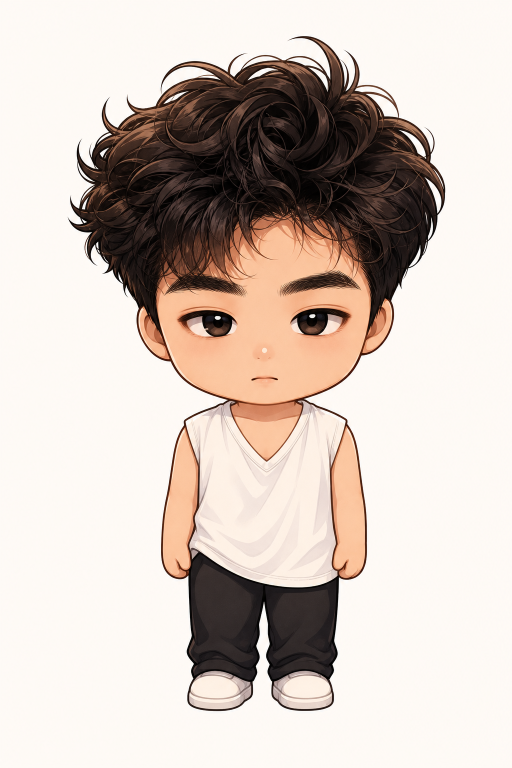
#> input picture assets/original-cartoon.png, 1024 x 1536 px (shown at 1/2 size)
$ python prepare_assets.py
#> lines starting #> are read from the running program, lines starting #| are printed output that depends on the picture; after the words box and inside, x2 and y2 are one past the last pixel; in counts of white or black regions, pixels touching at a corner belong together
from __future__ import annotations

from collections import deque
from pathlib import Path

from PIL import Image, ImageDraw, ImageFilter, ImageOps


ROOT = Path(__file__).resolve().parents[1]
ASSETS = ROOT / "assets"
SOURCE = ASSETS / "original-cartoon.png"
PET = ASSETS / "pet.png"
PET_BLINK_25 = ASSETS / "pet-blink-25.png"
PET_HALF_BLINK = ASSETS / "pet-blink-half.png"
PET_BLINK_75 = ASSETS / "pet-blink-75.png"
PET_BLINK = ASSETS / "pet-blink.png"
PET_HAPPY = ASSETS / "pet-happy.png"
PET_SLEEPY = ASSETS / "pet-sleepy.png"
PET_WRONGED = ASSETS / "pet-wronged.png"
PET_SURPRISED = ASSETS / "pet-surprised.png"
TARGET_HEIGHT = 1080


def _connected_background_mask(image: Image.Image) -> Image.Image:
    """Build a mask for the off-white background connected to the image edge."""
    rgb = image.convert("RGB")
    width, height = rgb.size
    pixels = rgb.load()
    corners = [pixels[0, 0], pixels[width - 1, 0], pixels[0, height - 1], pixels[width - 1, height - 1]]
    bg = tuple(sum(channel) // len(corners) for channel in zip(*corners))
    threshold = 52

    visited = bytearray(width * height)
    queue: deque[tuple[int, int]] = deque()

    def enqueue(x: int, y: int) -> None:
        idx = y * width + x
        if not visited[idx]:
            visited[idx] = 1
            queue.append((x, y))

    for x in range(width):
        enqueue(x, 0)
        enqueue(x, height - 1)
    for y in range(height):
        enqueue(0, y)
        enqueue(width - 1, y)

    while queue:
        x, y = queue.popleft()
        r, g, b = pixels[x, y]
        distance = abs(r - bg[0]) + abs(g - bg[1]) + abs(b - bg[2])
        if distance > threshold:
            continue
        for nx, ny in ((x + 1, y), (x - 1, y), (x, y + 1), (x, y - 1)):
            if 0 <= nx < width and 0 <= ny < height:
                enqueue(nx, ny)

    mask = Image.new("L", (width, height), 0)
    mask.putdata(visited)
    return mask.point(lambda value: 255 if value else 0)


def _crop_subject(image: Image.Image, alpha: Image.Image) -> Image.Image:
    subject_mask = ImageOps.invert(alpha).filter(ImageFilter.MaxFilter(9))
    bbox = subject_mask.getbbox()
    if not bbox:
        raise RuntimeError("Could not find the character silhouette.")

    pad = 36
    left = max(0, bbox[0] - pad)
    top = max(0, bbox[1] - pad)
    right = min(image.width, bbox[2] + pad)
    bottom = min(image.height, bbox[3] + pad)
    return image.crop((left, top, right, bottom))


def _remove_background() -> Image.Image:
    image = Image.open(SOURCE).convert("RGBA")
    background = _connected_background_mask(image)

    # Slightly contract and feather the edge so the warm off-white background
    # does not leave a visible halo around hair strands and shoes.
    background = background.filter(ImageFilter.MaxFilter(5))
    subject_alpha = ImageOps.invert(background).filter(ImageFilter.GaussianBlur(1.0))

    transparent = image.copy()
    transparent.putalpha(subject_alpha)
    cropped = _crop_subject(transparent, background)

    target_height = TARGET_HEIGHT
    ratio = target_height / cropped.height
    target_width = max(1, int(cropped.width * ratio))
    resized = cropped.resize((target_width, target_height), Image.Resampling.LANCZOS)

    alpha = resized.getchannel("A")
    sharpened = resized.convert("RGB").filter(ImageFilter.UnsharpMask(radius=1.1, percent=70, threshold=3))
    return Image.merge("RGBA", (*sharpened.split(), alpha))


def _average_color(image: Image.Image, points: tuple[tuple[int, int], ...]) -> tuple[int, int, int, int]:
    pixels = image.load()
    colors = [pixels[x, y] for x, y in points]
    return tuple(sum(channel) // len(colors) for channel in zip(*colors))


def _eye_boxes(width: int, height: int) -> tuple[tuple[int, int, int, int], tuple[int, int, int, int]]:
    return (
        (int(width * 0.285), int(height * 0.395), int(width * 0.455), int(height * 0.448)),
        (int(width * 0.545), int(height * 0.395), int(width * 0.715), int(height * 0.448)),
    )


def _soft_patch(image: Image.Image, box: tuple[int, int, int, int], color: tuple[int, int, int, int]) -> None:
    mask = Image.new("L", image.size, 0)
    mask_draw = ImageDraw.Draw(mask)
    mask_draw.rounded_rectangle(box, radius=(box[3] - box[1]) // 2, fill=255)
    mask = mask.filter(ImageFilter.GaussianBlur(0.6))

    patch = Image.new("RGBA", image.size, color)
    patch.putalpha(mask)
    image.alpha_composite(patch)


def _draw_curve(
    image: Image.Image,
    points: tuple[tuple[int, int], ...],
    color: tuple[int, int, int, int],
    width: int = 3,
) -> None:
    if len(points) == 3:
        start, control, end = points
        points = tuple(
            (
                int((1 - t) * (1 - t) * start[0] + 2 * (1 - t) * t * control[0] + t * t * end[0]),
                int((1 - t) * (1 - t) * start[1] + 2 * (1 - t) * t * control[1] + t * t * end[1]),
            )
            for t in [step / 22 for step in range(23)]
        )

    scale = 4
    layer = Image.new("RGBA", (image.width * scale, image.height * scale), (0, 0, 0, 0))
    draw = ImageDraw.Draw(layer)
    scaled = [(x * scale, y * scale) for x, y in points]
    draw.line(scaled, fill=color, width=width * scale, joint="curve")
    layer = layer.resize(image.size, Image.Resampling.LANCZOS)
    image.alpha_composite(layer)


def _make_blink_frame(pet: Image.Image, amount: float) -> Image.Image:
    width, height = pet.size

    skin = _average_color(
        pet,
        (
            (int(width * 0.30), int(height * 0.48)),
            (int(width * 0.50), int(height * 0.40)),
            (int(width * 0.70), int(height * 0.48)),
        ),
    )
    skin = (skin[0], skin[1], skin[2], 255)
    line = (58, 32, 25, 255)
    frame = pet.copy()

    for box in _eye_boxes(width, height):
        x1, y1, x2, y2 = box
        eye_height = y2 - y1
        eye_width = x2 - x1
        if amount >= 0.96:
            patch_box = (x1 - int(eye_width * 0.07), y1 - 2, x2 + int(eye_width * 0.07), y2 + 4)
            _soft_patch(frame, patch_box, skin)
            line_y = y1 + int(eye_height * 0.55)
            curve_depth = max(2, int(eye_height * 0.055))
            inset = int(eye_width * 0.28)
            _draw_curve(
                frame,
                ((x1 + inset, line_y), ((x1 + x2) // 2, line_y + curve_depth), (x2 - inset, line_y)),
                line,
                width=3,
            )
            continue

        cover_bottom = y1 + int(eye_height * (0.10 + 0.90 * amount))
        patch_box = (x1 - int(eye_width * 0.045), y1 - 1, x2 + int(eye_width * 0.045), cover_bottom + 2)
        _soft_patch(frame, patch_box, skin)

        edge_y = cover_bottom - int(eye_height * 0.03)
        curve_depth = max(1, int(eye_height * (0.018 + 0.038 * amount)))
        inset = int(eye_width * (0.10 + 0.08 * amount))
        edge = (112, 58, 43, int(80 + 80 * amount))
        _draw_curve(
            frame,
            ((x1 + inset, edge_y), ((x1 + x2) // 2, edge_y + curve_depth), (x2 - inset, edge_y)),
            edge,
            width=1 if amount < 0.62 else 2,
        )

    return frame


def _make_blink_frames(pet: Image.Image) -> tuple[Image.Image, Image.Image, Image.Image, Image.Image]:
    return (
        _make_blink_frame(pet, 0.16),
        _make_blink_frame(pet, 0.46),
        _make_blink_frame(pet, 0.74),
        _make_blink_frame(pet, 1.00),
    )


def _skin_color(pet: Image.Image) -> tuple[int, int, int, int]:
    width, height = pet.size
    skin = _average_color(
        pet,
        (
            (int(width * 0.36), int(height * 0.49)),
            (int(width * 0.50), int(height * 0.48)),
            (int(width * 0.64), int(height * 0.49)),
        ),
    )
    return (skin[0], skin[1], skin[2], 255)


def _mouth_box(width: int, height: int) -> tuple[int, int, int, int]:
    center_x = int(width * 0.50)
    center_y = int(height * 0.515)
    half_w = int(width * 0.082)
    half_h = int(height * 0.020)
    return center_x - half_w, center_y - half_h, center_x + half_w, center_y + half_h


def _replace_mouth(frame: Image.Image, skin: tuple[int, int, int, int]) -> tuple[int, int, int, int]:
    x1, y1, x2, y2 = _mouth_box(*frame.size)
    _soft_patch(frame, (x1, y1, x2, y2), skin)
    return x1, y1, x2, y2


def _draw_soft_cheeks(frame: Image.Image, color: tuple[int, int, int, int]) -> None:
    width, height = frame.size
    layer = Image.new("RGBA", frame.size, (0, 0, 0, 0))
    draw = ImageDraw.Draw(layer, "RGBA")
    cheek_w = int(width * 0.060)
    cheek_h = int(height * 0.016)
    y = int(height * 0.480)
    for x in (int(width * 0.335), int(width * 0.665)):
        draw.ellipse((x - cheek_w, y - cheek_h, x + cheek_w, y + cheek_h), fill=color)
    layer = layer.filter(ImageFilter.GaussianBlur(4.0))
    frame.alpha_composite(layer)


def _draw_small_oval_mouth(frame: Image.Image, box: tuple[int, int, int, int], line: tuple[int, int, int, int]) -> None:
    x1, y1, x2, y2 = box
    cx = (x1 + x2) // 2
    cy = (y1 + y2) // 2
    rx = max(5, (x2 - x1) // 14)
    ry = max(6, (y2 - y1) // 5)
    layer = Image.new("RGBA", frame.size, (0, 0, 0, 0))
    draw = ImageDraw.Draw(layer, "RGBA")
    draw.ellipse((cx - rx, cy - ry, cx + rx, cy + ry), fill=(69, 38, 33, 170))
    draw.ellipse((cx - rx + 2, cy - ry + 2, cx + rx - 2, cy + ry - 2), outline=(92, 50, 44, 70), width=1)
    frame.alpha_composite(layer)


def _make_expression_frame(pet: Image.Image, expression: str) -> Image.Image:
    width, height = pet.size
    skin = _skin_color(pet)
    line = (58, 32, 25, 255)

    if expression == "sleepy":
        frame = _make_blink_frame(pet, 0.50)
    elif expression == "wronged":
        frame = _make_blink_frame(pet, 0.24)
    else:
        frame = pet.copy()

    mouth = _replace_mouth(frame, skin)
    x1, y1, x2, y2 = mouth
    cx = (x1 + x2) // 2
    cy = (y1 + y2) // 2
    width_m = x2 - x1

    if expression == "happy":
        _draw_soft_cheeks(frame, (255, 143, 175, 34))
        _draw_curve(
            frame,
            (
                (cx - int(width_m * 0.25), cy - 2),
                (cx, cy + int(height * 0.014)),
                (cx + int(width_m * 0.25), cy - 2),
            ),
            line,
            width=2,
        )
    elif expression == "sleepy":
        _draw_curve(
            frame,
            (
                (cx - int(width_m * 0.22), cy),
                (cx, cy + int(height * 0.004)),
                (cx + int(width_m * 0.22), cy),
            ),
            (70, 39, 34, 230),
            width=2,
        )
    elif expression == "wronged":
        _draw_soft_cheeks(frame, (143, 164, 201, 30))
        _draw_curve(
            frame,
            (
                (cx - int(width_m * 0.17), cy + 3),
                (cx, cy - int(height * 0.006)),
                (cx + int(width_m * 0.17), cy + 3),
            ),
            line,
            width=2,
        )
    elif expression == "surprised":
        _draw_small_oval_mouth(frame, mouth, line)
    else:
        _draw_curve(
            frame,
            (
                (cx - int(width_m * 0.22), cy),
                (cx, cy + 1),
                (cx + int(width_m * 0.22), cy),
            ),
            line,
            width=2,
        )

    return frame


def main() -> None:
    ASSETS.mkdir(parents=True, exist_ok=True)
    pet = _remove_background()
#> in _connected_background_mask, rgb is the input picture: PIL image 1024x1536 RGB; mean R, G, B 209.9, 197.8, 189.7
#> in _connected_background_mask, `corners = [pixels[0, 0], pixels[width - 1, 0], pixels[0, height - 1], ..`: corners = [(253, 249, 243), (254, 250, 244), (253, 249, 244), (253, 247, 240)]
#> in _connected_background_mask, `bg = tuple(sum(channel) // len(corners) for channel in zip(*corners))`: bg = (253, 248, 242)
#> the loop in _connected_background_mask, `while queue:` made 997869 passes
#> (r, g, b, distance) on passes 1 to 3: (253, 249, 243, 2), (253, 249, 244, 3), (254, 250, 245, 6)
#> in _connected_background_mask, `mask = Image.new("L", (width, height), 0)`: mask: PIL image 1024x1536 L; every value is 0
#> in _connected_background_mask, `mask.putdata(visited)`:
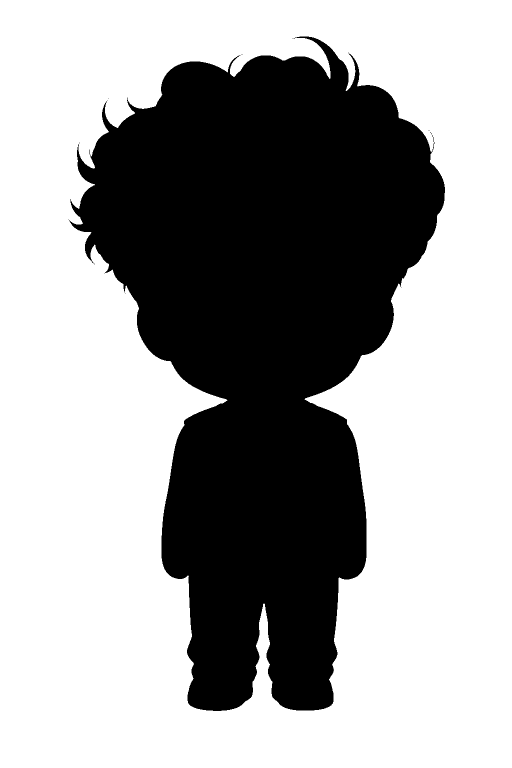
#> mask: PIL image 1024x1536 L (shown at 1/2 size); values 0 (black) and 1 (white), 63.4% white; 14 black regions (13 under 20 px), largest, box (x1, y1, x2, y2) and area: (138, 73, 890, 1422) 574977
#> in _remove_background, `background = background.filter(ImageFilter.MaxFilter(5))`: background: PIL image 1024x1536 L; 64.3% white; 2 black regions (1 under 20 px), largest, box (x1, y1, x2, y2) and area: (146, 76, 888, 1420) 562005
#> in _crop_subject, `subject_mask = ImageOps.invert(alpha).filter(ImageFilter.MaxFilter(9))`:
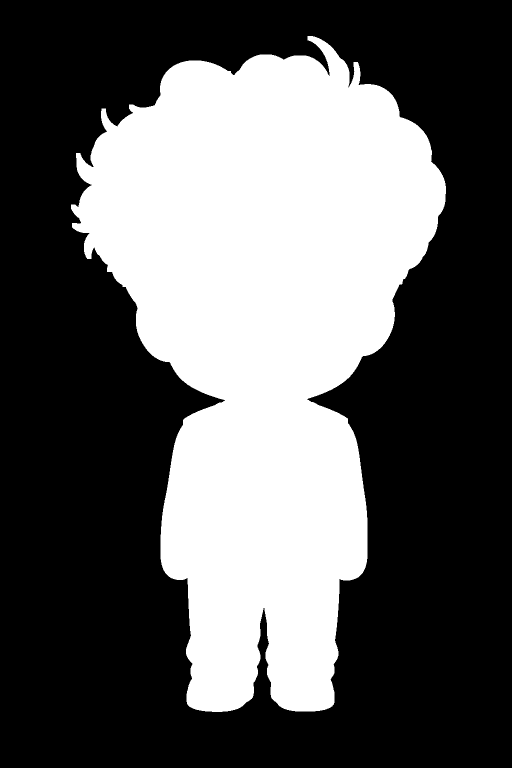
#> subject_mask: PIL image 1024x1536 L (shown at 1/2 size); 37.3% white; 1 white region, box (x1, y1, x2, y2) and area: (142, 72, 892, 1424) 586556
#> in _crop_subject, `bbox = subject_mask.getbbox()`: bbox = (142, 72, 892, 1424)
#> in _crop_subject, `left = max(0, bbox[0] - pad)`: left = 106
#> in _crop_subject, `top = max(0, bbox[1] - pad)`: top = 36
#> in _crop_subject, `right = min(image.width, bbox[2] + pad)`: right = 928
#> in _crop_subject, `bottom = min(image.height, bbox[3] + pad)`: bottom = 1460
#> in _remove_background, `resized = cropped.resize((target_width, target_height), Image.Resampli..`:
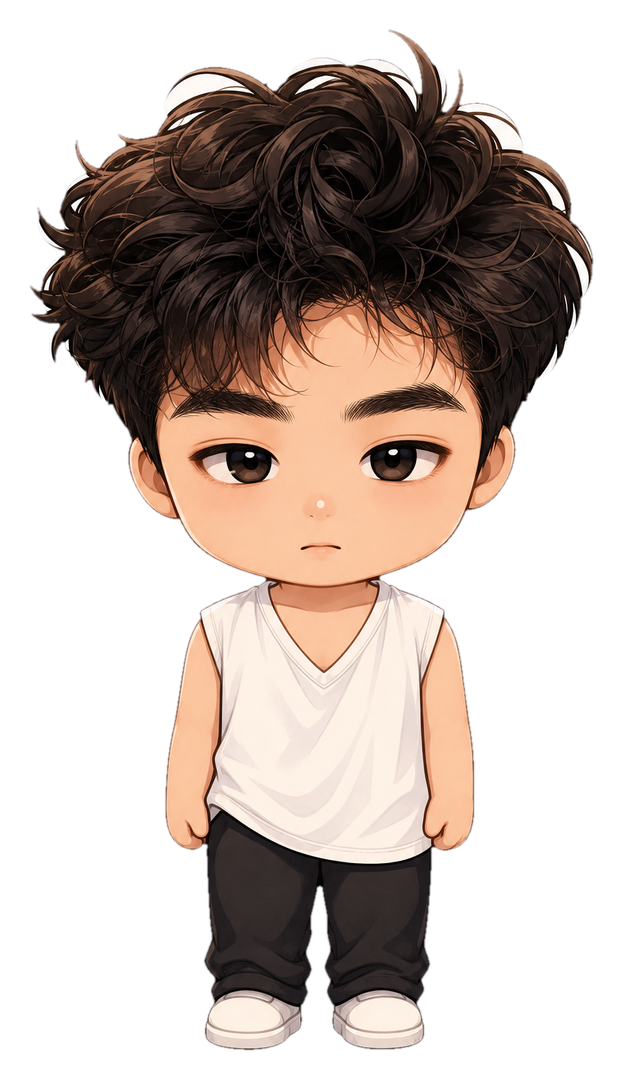
#> resized: PIL image 623x1080 RGBA; mean R, G, B, A 66.2, 53.6, 46.6, 122.4; transparent parts drawn white
#> in _remove_background, `alpha = resized.getchannel("A")`:
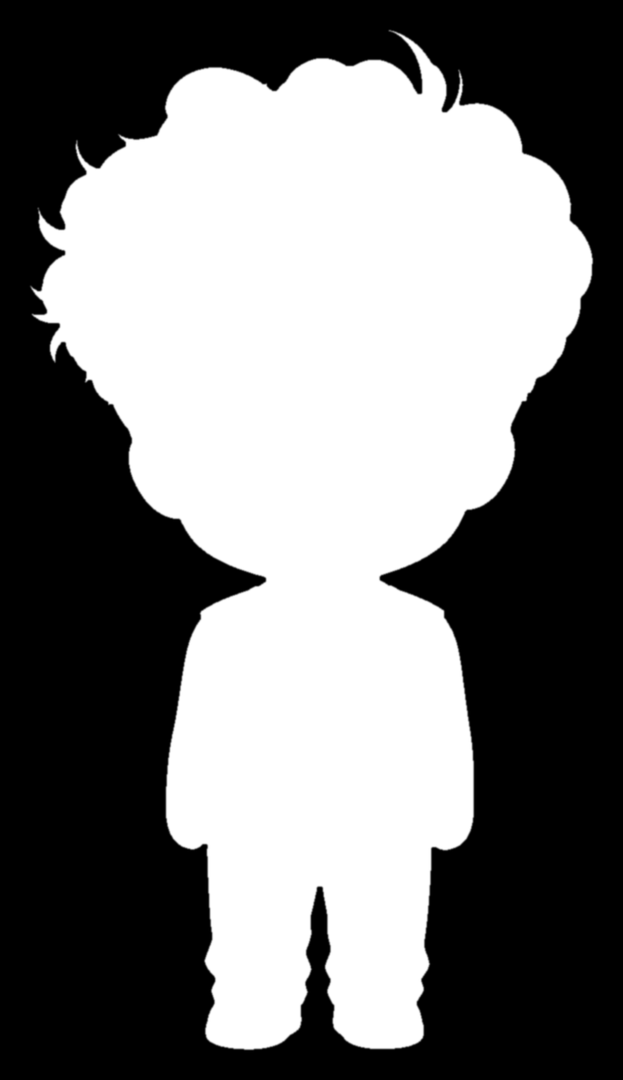
#> alpha: PIL image 623x1080 L; min 0, max 255, mean 122.4
#> in _remove_background, `sharpened = resized.convert("RGB").filter(ImageFilter.UnsharpMask(radi..`:
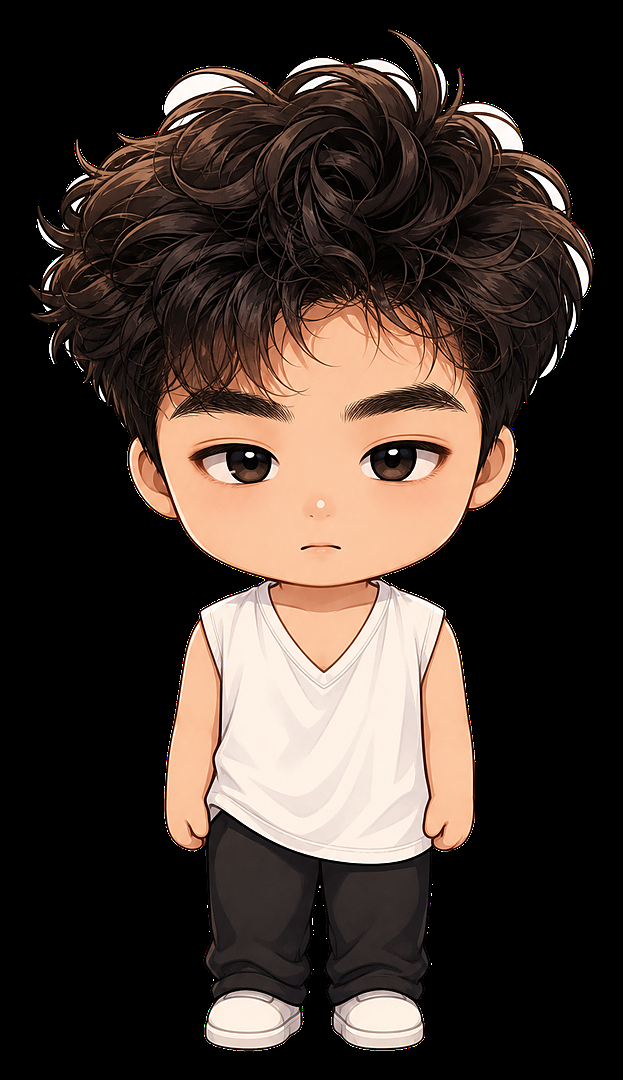
#> sharpened: PIL image 623x1080 RGB; mean R, G, B 66.3, 53.8, 46.8
    blink_25, half_blink, blink_75, blink = _make_blink_frames(pet)
#> in _average_color, `colors = [pixels[x, y] for x, y in points]`: colors = [(252, 197, 161, 255), (249, 196, 158, 255), (250, 195, 156, 255)]
#> in _make_blink_frame, `skin = _average_color( pet, ( (int(width * 0.30), int(height * 0.48)),..`: skin = (250, 196, 158, 255)
#> the loop in _make_blink_frame, `for box in _eye_boxes(width, height):` made 2 passes
#> pass 1, in _soft_patch, `patch = Image.new("RGBA", image.size, color)`:
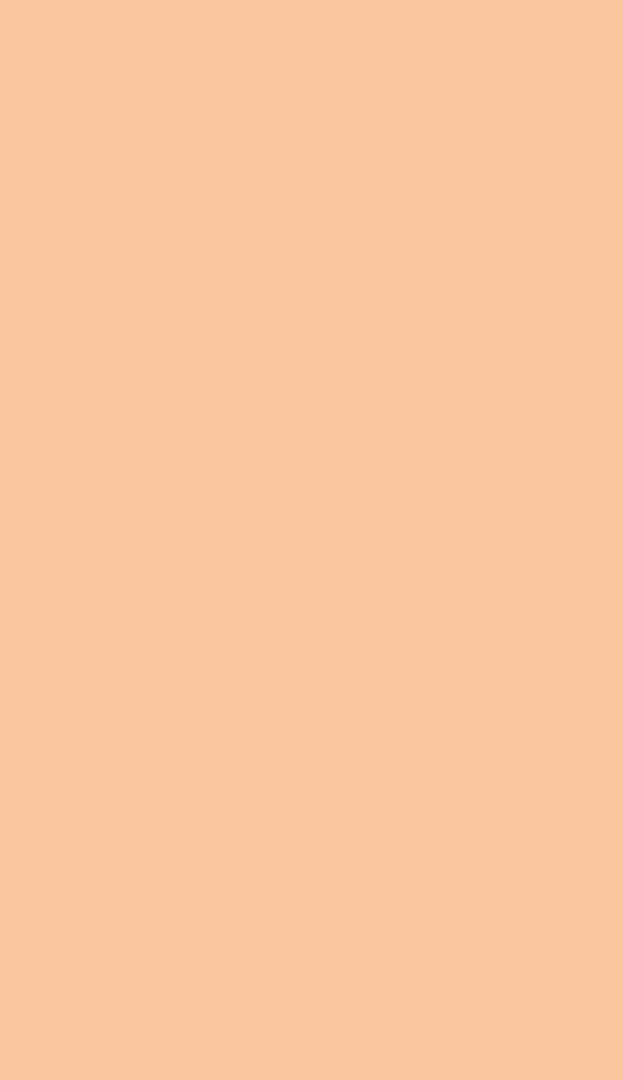
#> patch: PIL image 623x1080 RGBA; mean R, G, B, A 250, 196, 158, 255
#> the loop in _make_blink_frame (call 2), `for box in _eye_boxes(width, height):` made 2 passes
#> box on passes 1 to 2: (177, 426, 283, 483), (339, 426, 445, 483)
#> the loop in _make_blink_frame (call 3), `for box in _eye_boxes(width, height):` made 2 passes
#> pass 1, in _draw_curve (call 5), `layer = layer.resize(image.size, Image.Resampling.LANCZOS)`:
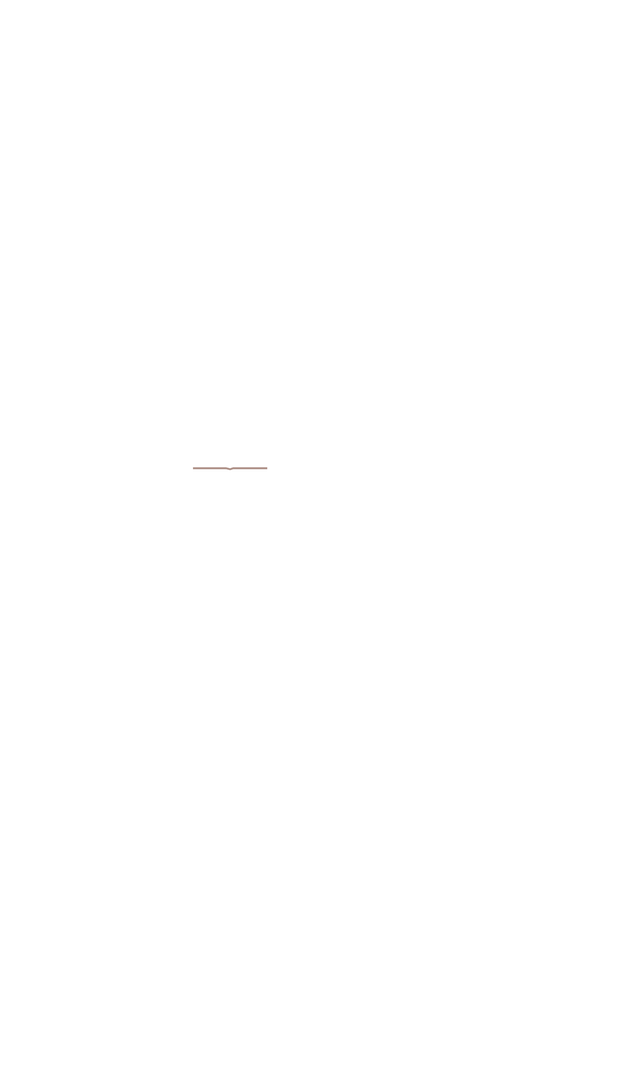
#> layer: PIL image 623x1080 RGBA; mean R, G, B, A 0.1, 0, 0, 0; transparent parts drawn white
    happy = _make_expression_frame(pet, "happy")
#> in _draw_soft_cheeks, `layer = Image.new("RGBA", frame.size, (0, 0, 0, 0))`: layer: PIL image 623x1080 RGBA; every value is 0
    sleepy = _make_expression_frame(pet, "sleepy")
    wronged = _make_expression_frame(pet, "wronged")
    surprised = _make_expression_frame(pet, "surprised")
    pet.save(PET)
    blink_25.save(PET_BLINK_25)
    half_blink.save(PET_HALF_BLINK)
    blink_75.save(PET_BLINK_75)
    blink.save(PET_BLINK)
    happy.save(PET_HAPPY)
    sleepy.save(PET_SLEEPY)
    wronged.save(PET_WRONGED)
    surprised.save(PET_SURPRISED)
    print(f"Wrote {PET}")
    print(f"Wrote {PET_BLINK_25}")
    print(f"Wrote {PET_HALF_BLINK}")
    print(f"Wrote {PET_BLINK_75}")
    print(f"Wrote {PET_BLINK}")
    print(f"Wrote {PET_HAPPY}")
    print(f"Wrote {PET_SLEEPY}")
    print(f"Wrote {PET_WRONGED}")
    print(f"Wrote {PET_SURPRISED}")


if __name__ == "__main__":
    main()
